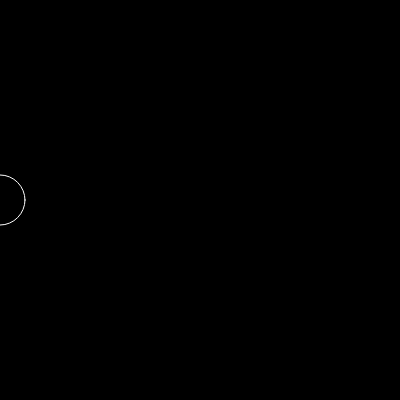
Frame 1 (no input)
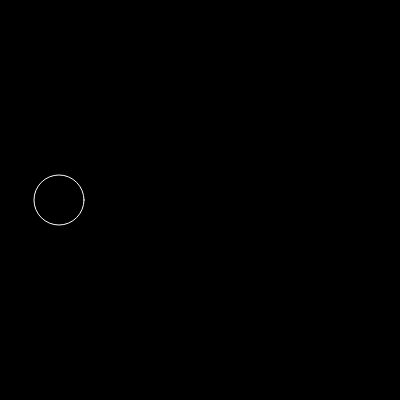
Frame 60 (no input)
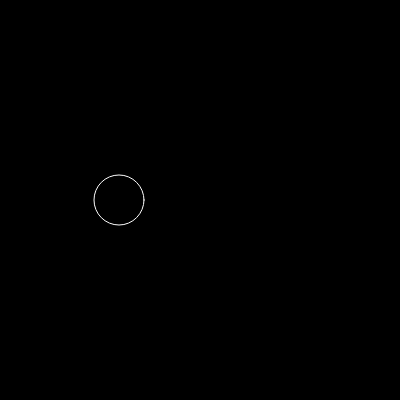
Frame 120 (the mouse pressed at the canvas centre since frame 60)

The p5.js sketch that drew these frames (run headless with seeded random() and noise() and a simulated clock; from frame 60 on, the mouse is pressed at the canvas centre):

// p5.js sketch
// ── sketch.js
let x = 0;

function setup() {
  createCanvas(400, 400);
  noFill()
  stroke(255);
}

function draw() {
    background(0);
    ellipse(x, height/2, 50);

    x = x + 1;
    if (x > width) {
      x = 0;
    }
    
    //console.log(x);
}
